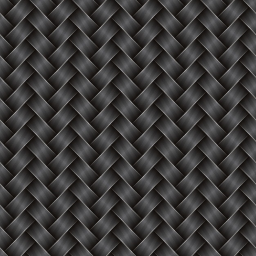
#> input picture data/imgs/fibers.png, 256 x 256 px, found by its file name
$ python __main__.py
#> lines starting #> are read from the running program, lines starting #| are printed output that depends on the picture; after the words box and inside, x2 and y2 are one past the last pixel; in counts of white or black regions, pixels touching at a corner belong together
### src/markov-random-field/utils/data_structures.py

class Image2BInpainted:
    USING_RBG_VALUES = 0
    USING_IR = 1
    USING_STORED_DESCRIPTORS = 2

    def __init__(self, rgb, mask, patch_size, stride, inpainting_approach=-1, ir=None, patch_descriptors=None,
                 half_patch_landscape_descriptors=None, half_patch_portrait_descriptors=None,
                 inpainted=None, order_image=None):
        self.rgb = rgb
        self.mask = mask
        self.patch_size = patch_size
        self.stride = stride
        self.height = self.rgb.shape[0]
        self.width = self.rgb.shape[1]
        self.inpainting_approach = inpainting_approach
        self.ir = ir
        self.patch_descriptors = patch_descriptors
        self.half_patch_landscape_descriptors = half_patch_landscape_descriptors
        self.half_patch_portrait_descriptors = half_patch_portrait_descriptors
        self.inpainted = inpainted
        self.order_image = order_image


# a patch to be inpainted
class Node:

    def __init__(self, node_id, overlap_source_region, x_coord, y_coord,
                 priority=0, labels=None, pruned_labels=None, differences=None, committed=False, additional_differences=None,
                 potential_matrix_up=None, potential_matrix_down=None, potential_matrix_left=None, potential_matrix_right=None,
                 label_cost=None, local_likelihood=None, mask=None,
                 messages=None, beliefs=None, beliefs_new=None):

        self.node_id = node_id
        self.overlap_source_region = overlap_source_region
        self.x_coord = x_coord
        self.y_coord = y_coord

        self.priority = priority
        if labels is None:
            self.labels = []
        else:
            self.labels = labels
        if pruned_labels is None:
            self.pruned_labels = []
        else:
            self.pruned_labels = pruned_labels
        if differences is None:
            self.differences = {}
        else:
            self.differences = differences
        self.committed = committed
        if additional_differences is None:
            self.additional_differences = {}
        else:
            self.additional_differences = additional_differences

        self.potential_matrix_up = potential_matrix_up
        self.potential_matrix_down = potential_matrix_down
        self.potential_matrix_left = potential_matrix_left
        self.potential_matrix_right = potential_matrix_right

        self.label_cost = label_cost
        self.local_likelihood = local_likelihood

        self.mask = mask

        self.messages = messages
        self. beliefs = beliefs
        self.beliefs_new = beliefs_new


    # [45 lines left out: functions prune_labels, get_up_neighbor_position, get_down_neighbor_position, get_left_neighbor_position, get_right_neighbor_position, not called in this run]


def coordinates_to_position(x, y, image_height, patch_size):
    return y * len(range(0, image_height - patch_size + 1)) + x


# [4 lines left out: function position_to_coordinates, not called in this run]


UP = 1
DOWN = -1
LEFT = 2
RIGHT = -2


def opposite_side(side):
    return -side


# [11 lines left out: function get_half_patch_from_patch, not called in this run]

### src/markov_random_field/utils/eeo.py

import numpy as np
import sys
import os
import imageio

import math
from scipy import signal


from .data_structures import Image2BInpainted, Node, coordinates_to_position, position_to_coordinates, UP, DOWN, LEFT, RIGHT, get_half_patch_from_patch, opposite_side

POOL_SIZE = 8


# using the rgb values of the patches for comparison, as opposed to their descriptors
def initialization(image, thresh_uncertainty):

    global nodes
    global nodes_count
    global nodes_order

    nodes = {}  # the indices in this list patches match the node_id
    nodes_count = 0
    nodes_order = []

    # for all the patches in an image with stride $stride
    for y in range(0, image.width - image.patch_size + 1, image.stride):
        for x in range(0, image.height - image.patch_size + 1, image.stride):

            patch_mask_overlap = image.mask[x: x + image.patch_size, y: y + image.patch_size]
            patch_mask_overlap_nonzero_elements = np.count_nonzero(patch_mask_overlap)

            # determine with which regions is the patch overlapping
            if patch_mask_overlap_nonzero_elements == 0:
                patch_overlap_source_region = True
                patch_overlap_target_region = False
            elif patch_mask_overlap_nonzero_elements == image.patch_size**2:
                patch_overlap_source_region = False
                patch_overlap_target_region = True
            else:
                patch_overlap_source_region = True
                patch_overlap_target_region = True

            if patch_overlap_target_region:
                patch_position = coordinates_to_position(x, y, image.height, image.patch_size)
                node = Node(patch_position, patch_overlap_source_region, x, y)
                nodes[patch_position] = node
                nodes_count += 1

    labels_diametar = 100

    # using the rgb values of the patches for comparison, as opposed to their descriptors
    if image.inpainting_approach == Image2BInpainted.USING_RBG_VALUES:
        for i, node in enumerate(nodes.values()):

            sys.stdout.write("\rInitialising node " + str(i + 1) + "/" + str(nodes_count))

            if node.overlap_source_region:

                node_rgb = image.rgb[node.x_coord: node.x_coord + image.patch_size, node.y_coord: node.y_coord + image.patch_size, :]
                mask = image.mask[node.x_coord: node.x_coord + image.patch_size, node.y_coord: node.y_coord + image.patch_size]
                mask_3ch = np.repeat(mask, 3, axis=1).reshape((image.patch_size, image.patch_size, 3))
                node_rgb = node_rgb * (1 - mask_3ch)

                # compare the node patch to all patches that are completely in the source region
                for y_compare in range(max(node.y_coord - labels_diametar, 0),
                                       min(node.y_coord + labels_diametar, image.width - image.patch_size + 1)):
                    for x_compare in range(max(node.x_coord - labels_diametar, 0),
                                           min(node.x_coord + labels_diametar, image.height - image.patch_size + 1)):

                        patch_compare_mask_overlap = image.mask[x_compare: x_compare + image.patch_size, y_compare: y_compare + image.patch_size]
                        patch_compare_mask_overlap_nonzero_elements = np.count_nonzero(patch_compare_mask_overlap)

                        if patch_compare_mask_overlap_nonzero_elements == 0:
                            patch_compare_rgb = image.rgb[x_compare: x_compare + image.patch_size, y_compare: y_compare + image.patch_size, :]
                            patch_compare_rgb = patch_compare_rgb * (1 - mask_3ch)

                            patch_difference = np.sum(np.subtract(node_rgb, patch_compare_rgb, dtype=np.int32) ** 2)

                            patch_compare_position = coordinates_to_position(x_compare, y_compare, image.height, image.patch_size)
                            node.differences[patch_compare_position] = patch_difference
                            node.labels.append(patch_compare_position)

                temp_min_diff = min(node.differences.values())
                temp = [value - temp_min_diff for value in list(node.differences.values())]
                #TODO change thresh_uncertainty such that only patches which are completely in the target region
                #     get assigned the priority value 1.0 (but keep in mind it is used elsewhere)
                node_uncertainty = len([val for (i, val) in enumerate(temp) if val < thresh_uncertainty])

            # if the patch is completely in the target region
            else:

                # make all patches that are completely in the source region be the label of the patch
                for y_compare in range(max(node.y_coord - labels_diametar, 0),
                                       min(node.y_coord + labels_diametar, image.width - image.patch_size + 1)):
                    for x_compare in range(max(node.x_coord - labels_diametar, 0),
                                           min(node.x_coord + labels_diametar, image.height - image.patch_size + 1)):

                        patch_compare_mask_overlap = image.mask[x_compare: x_compare + image.patch_size, y_compare: y_compare + image.patch_size]
                        patch_compare_mask_overlap_nonzero_elements = np.count_nonzero(patch_compare_mask_overlap)

                        if patch_compare_mask_overlap_nonzero_elements == 0:
                            patch_compare_position = coordinates_to_position(x_compare, y_compare, image.height, image.patch_size)
                            node.differences[patch_compare_position] = 0
                            node.labels.append(patch_compare_position)

                node_uncertainty = len(node.labels)

            # the higher priority the higher priority :D
            node.priority = len(node.labels) / max(node_uncertainty, 1)
    else:
        raise AssertionError("Inpainting approach has not been properly set.")

    print("\nTotal number of patches: ", len(nodes))
    print("Number of patches to be inpainted: ", nodes_count)


# [433 lines left out: functions label_pruning, update_neighbors_priority_rgb, get_neighbor_nodes, compute_pairwise_potential_matrix, compute_label_cost, neighborhood_consensus_message_passing and 6 more, not called in this run]

    # [4 lines of commented-out code are left out]

### src/markov_random_field/__main__.py

import numpy as np
import matplotlib.pyplot as plt
import imageio
import os
import time

from utils.data_structures import Image2BInpainted
import utils.eeo as eeo


def loading_data(folder_path, image_filename, mask_filename, patch_size, stride, thresh=50):
#> called with folder_path = 'data/imgs', image_filename = 'fibers.png', mask_filename = 'fibers_mask.jpg', patch_size = 8, stride = 4, thresh = 128
    image_inpainted_name, _ = os.path.splitext(image_filename)
    image_inpainted_name = image_inpainted_name + '_'

    # loading the image and the mask
    image_rgb = imageio.imread(folder_path + '/' + image_filename)
#> image_rgb is the input picture: shape (256, 256, 3); mean R, G, B 59.3, 57.7, 57.4

    mask = imageio.imread(folder_path + '/' + mask_filename)
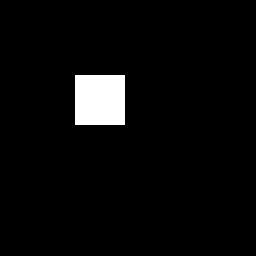
#> input picture data/imgs/fibers_mask.jpg, 256 x 256 px, found by its file name
#> mask is the input picture: shape (256, 256, 3); min 0, max 255, mean 9.7
    if len(mask.shape) == 3:
        mask = mask[:, :, 0]
#> mask: shape (256, 256)

    mask = np.greater_equal(mask, thresh).astype(np.uint8)
#> mask: shape (256, 256); values 0 (black) and 1 (white), 3.8% white; 1 white region, box (x1, y1, x2, y2) and area: (75, 75, 125, 125) 2500

    # on the image: set everything that's under the mask to cyan (for debugging purposes
    cyan = [0, 255, 255]
    image_rgb[mask.astype(bool), :] = cyan
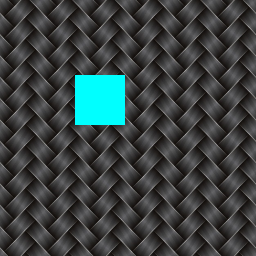
#> image_rgb: shape (256, 256, 3); 3.81% of pixels changed, all inside (x1, y1, x2, y2) = (75, 75, 125, 125)

    image = Image2BInpainted(image_rgb, mask, patch_size=patch_size, stride=stride)
    image.inpainting_approach = Image2BInpainted.USING_RBG_VALUES
    return image, image_inpainted_name


def inpaint_image(folder_path=None, image_filename=None, mask_filename=None, patch_size=16, stride=8, thresh_uncertainty=10360, max_nr_labels=10, max_nr_iterations=10, thresh=128):
    """
    :param thresh: value between 0 and 255 where a high values means the mask has to be extremely certain before it is inpainted.
    :return:
    """

    image, image_inpainted_name = loading_data(folder_path, image_filename, mask_filename, patch_size, stride, thresh=thresh)
#> image_inpainted_name = 'fibers_'

    print("\nNumber of pixels to be inpainted: " + str(np.count_nonzero(image.mask)))
#| Number of pixels to be inpainted: 2500

    print("\n... Initialization ...")
    eeo.initialization(image, thresh_uncertainty)

    print("\n... Label pruning ...")
    eeo.label_pruning(image, thresh_uncertainty, max_nr_labels)

    print("\n... Computing pairwise potential matrix ...")
    eeo.compute_pairwise_potential_matrix(image, max_nr_labels)

    print("\n... Computing label cost ...")
    eeo.compute_label_cost(image, max_nr_labels)

    print("\n... Neighborhood consensus message passing ...")
    eeo.neighborhood_consensus_message_passing(image, max_nr_labels, max_nr_iterations)

    print("\n... Generating inpainted image ...")
    eeo.generate_inpainted_image(image)

    filename_inpainted =  './data/output/markov-random-field/' + image_inpainted_name + '_res.jpg'
    imageio.imwrite(filename_inpainted, image.inpainted)
    # plt.imshow(image.inpainted, interpolation='nearest')
    # plt.show()


def main():
    patch_size = 8  # needs to be an even number
    stride = patch_size // 2
    thresh_uncertainty = 10360
    max_nr_labels = 10
    max_nr_iterations = 10

    folder_path = 'data/imgs'
    image_filename = 'fibers.png'
    mask_filename = 'fibers_mask.jpg'

    inpaint_image(folder_path=folder_path, image_filename=image_filename, mask_filename=mask_filename, patch_size=patch_size, stride=stride, thresh_uncertainty=thresh_uncertainty, max_nr_labels=max_nr_labels, max_nr_iterations=max_nr_iterations)


if __name__ == "__main__":
    start = time.process_time()
#> (the run stopped early here; a loop or call above may not have finished)
